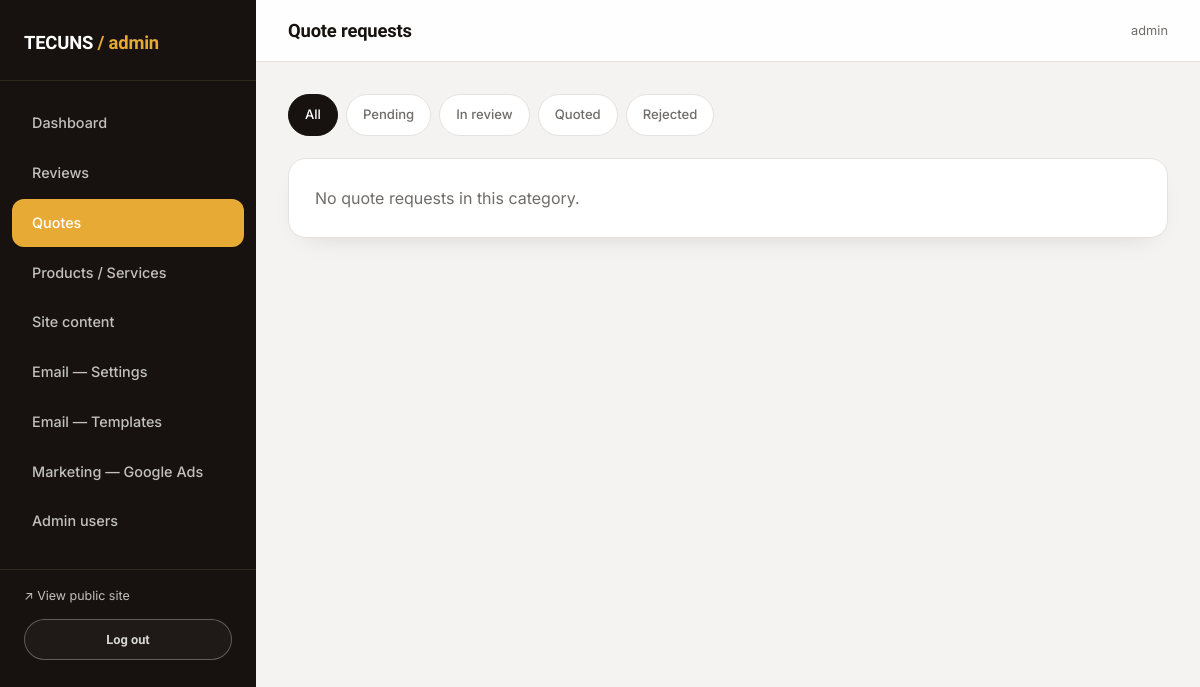
The page /admin/cotizaciones (signed in) on the database as committed earlier.
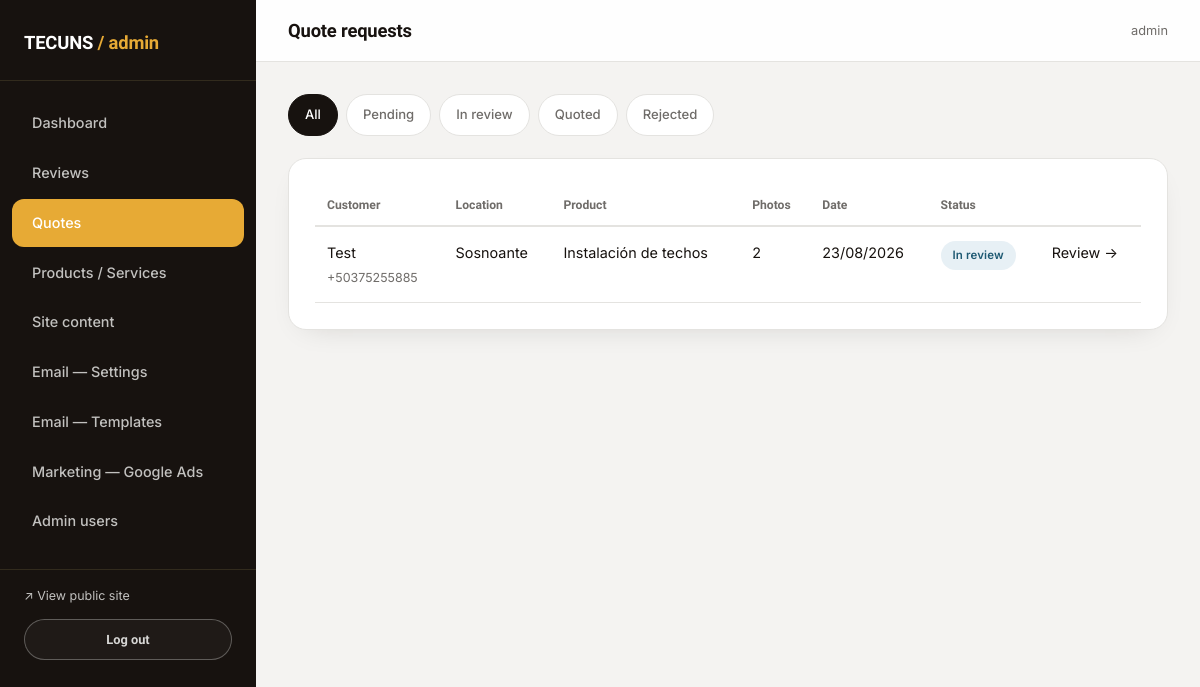
The same page on the database as committed later.
### models.py (models this page shows)
class Quote(db.Model):
    __tablename__ = "quotes"
    STATUS_CHOICES = ["pendiente", "en_revision", "cotizado", "rechazado"]
    STATUS_LABELS = {
        "pendiente": "Pending",
        "en_revision": "In review",
        "cotizado": "Quoted",
        "rechazado": "Rejected",
    }
    id = db.Column(db.Integer, primary_key=True)
    name = db.Column(db.String(150), nullable=False)
    phone = db.Column(db.String(40), nullable=False)
    email = db.Column(db.String(150))
    location = db.Column(db.String(250), nullable=False)
    latitude = db.Column(db.Float)
    longitude = db.Column(db.Float)
    service_type = db.Column(db.String(150))
    description = db.Column(db.Text, nullable=False)
    status = db.Column(db.String(20), default="pendiente")
    admin_notes = db.Column(db.Text)
    client_response = db.Column(db.Text)
    responded_at = db.Column(db.DateTime)
    created_at = db.Column(db.DateTime, default=datetime.utcnow)
    images = db.relationship(
        "QuoteImage", backref="quote", cascade="all, delete-orphan", lazy=True
    )
    @property
    def status_label(self):
        return self.STATUS_LABELS.get(self.status, self.status)

### admin_routes.py (the view)
@admin_bp.route("/cotizaciones")
@login_required
def cotizaciones():
    filtro = request.args.get("filtro", "todas")
    query = Quote.query
    if filtro in Quote.STATUS_CHOICES:
        query = query.filter_by(status=filtro)
    quotes = query.order_by(desc(Quote.created_at)).all()
    return render_template(
        "admin/cotizaciones.html",
        quotes=quotes,
        filtro=filtro,
        status_choices=Quote.STATUS_CHOICES,
        status_labels=Quote.STATUS_LABELS,
    )

### translations.py (called while the page is built)
def set_language():
    lang = request.cookies.get("lang")
    if lang not in SUPPORTED:
        lang = detect_lang()
    g.lang = lang

def detect_lang():
    accept = request.headers.get("Accept-Language", "")
    primary = accept.split(",")[0].strip().lower()
    code = primary.split(";")[0].split("-")[0].strip()
    return ES if code == ES else EN

def localize(obj, fields):
    lang = getattr(g, "lang", DEFAULT)
    if lang == DEFAULT or not obj:
        return obj
    texts = [getattr(obj, f) for f in fields
             if getattr(obj, f, None) and isinstance(getattr(obj, f), str)]
    mapping = translate_mapping(texts, lang)
    return Localized(obj, fields, mapping)

def localize_service(service):
    return localize(service, list(SERVICE_FIELDS))

### templates/admin/cotizaciones.html (shortened to what this page needs)
{% extends "admin/base_admin.html" %}
{% block page_title %}Quote requests{% endblock %}
{% block admin_content %}
<div class="filter-tabs">
  <a href="{{ url_for('admin.cotizaciones', filtro='todas') }}" class="{{ 'active' if filtro == 'todas' }}">All</a>
  {% for st in status_choices %}
    <a href="{{ url_for('admin.cotizaciones', filtro=st) }}" class="{{ 'active' if filtro == st }}">{{ status_labels.get(st, st) }}</a>
  {% endfor %}
</div>
<div class="card-panel">
  {% if quotes %}
    <table class="admin-table">
      <thead>
        <tr><th>Customer</th><th>Location</th><th>Product</th><th>Photos</th><th>Date</th><th>Status</th><th></th></tr>
      </thead>
      <tbody>
        {% for q in quotes %}
        <tr>
          <td>{{ q.name }}<br><span class="text-steel" style="font-size:.78rem;">{{ q.phone }}</span></td>
          <td style="max-width:220px;">{{ q.location }}</td>
          <td>{{ q.service_type or '—' }}</td>
          <td>{{ q.images|length }}</td>
          <td>{{ q.created_at.strftime('%d/%m/%Y') }}</td>
          <td><span class="badge badge-{{ q.status }}">{{ q.status_label }}</span></td>
          <td><a href="{{ url_for('admin.cotizacion_detalle', quote_id=q.id) }}" class="link">Review →</a></td>
        </tr>
        {% endfor %}
      </tbody>
    </table>
  {% else %}
    <p class="text-steel mb-0">No quote requests in this category.</p>
  {% endif %}
</div>
{% endblock %}

Rows that differ between the two databases and show on the page:
added Quote: name "Test", phone "+50375255885", location "Sosnoante", service_type "Instalación de techos", images|length "2", created_at "23/08/2026", status_label "In review"
Other text that changed with them:
text no longer shown: "No quote requests in this category."
text now shown: "Customer Location Product Photos Date Status"
